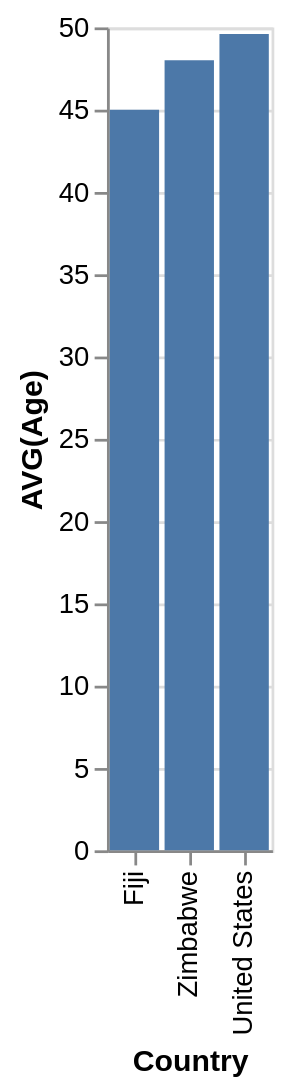

The specification (Vega-Lite) saved for this image:
### Vega-Lite specification from a JSON file in a GitHub repository (floating-point values rounded to 4 significant figures)
{"data": {"values": [{"x_data": "Fiji", "y_data": 45}, {"x_data": "United States", "y_data": 49.6}, {"x_data": "Zimbabwe", "y_data": 48}]}, "mark": "bar", "encoding": {"x": {"field": "x_data", "type": "nominal", "title": "Country", "sort": {"op": "sum", "field": "y_data", "order": "ascending"}}, "y": {"field": "y_data", "type": "quantitative", "title": "AVG(Age)"}}}
